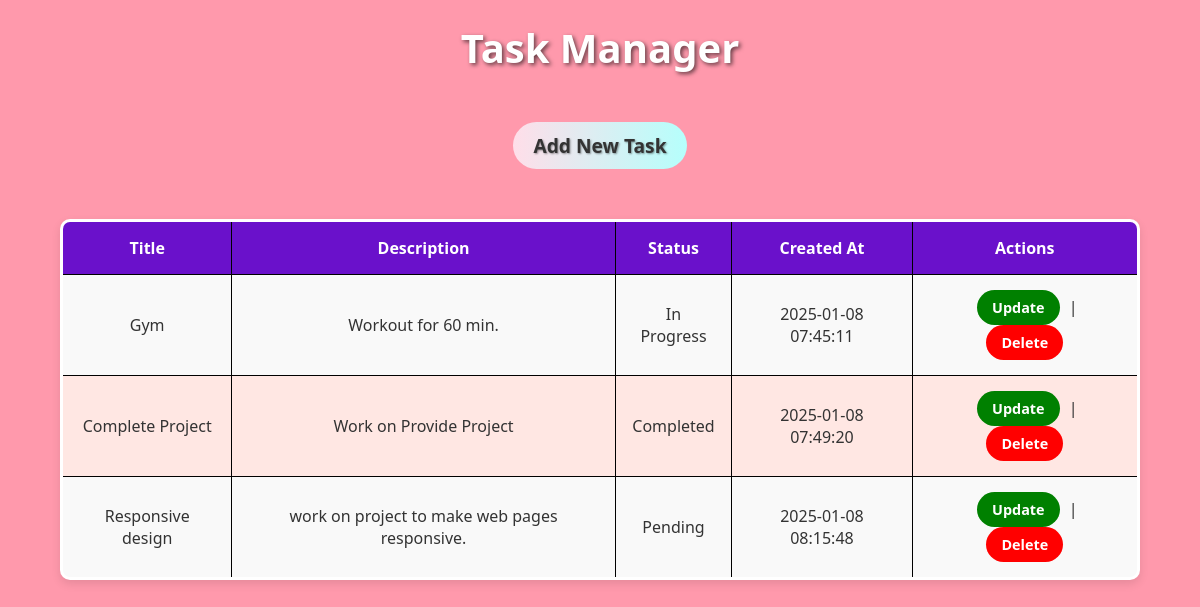
The page /Task_Manager/index.php on the database its author committed.
### tables this page shows
CREATE TABLE `tasks` (
  `id` int(11) NOT NULL,
  `title` varchar(255) NOT NULL,
  `description` text DEFAULT NULL,
  `status` enum('Pending','In Progress','Completed') DEFAULT 'Pending',
  `created_at` timestamp NOT NULL DEFAULT current_timestamp()
);

### Task_Manager/index.php (the view, shortened to what this page needs)
<?php include 'config.php'; ?>
<!DOCTYPE html>
<html lang="en">
<head>
    <link rel="stylesheet" type="" href="style.css" />
</head>
<body>
    <h1>Task Manager</h1>
    <a href="add_task.html">Add New Task</a>
    <table border="3">
        <tr >
            <th>Title</th>
            <th>Description</th>
            <th>Status</th>
            <th>Created At</th>
            <th>Actions</th>
        </tr>
        <?php
        $query = "SELECT * FROM tasks";
        $result = $conn->query($query);
        if ($result->num_rows > 0) {
            while ($row = $result->fetch_assoc()) {
                echo "<tr>
                    <td>" . htmlspecialchars($row['title']) . "</td>
                    <td>" . htmlspecialchars($row['description']) . "</td>
                    <td>" . htmlspecialchars($row['status']) . "</td>
                    <td>" . htmlspecialchars($row['created_at']) . "</td>
                    <td>
                        <a href='update_task.php?id=" . $row['id'] . "'>Update</a> |
                        <a href='delete_task.php?id=" . $row['id'] . "'>Delete</a>
                    </td>
                </tr>";
            }
        } else {
            echo "<tr><td colspan='5'>No tasks found</td></tr>";
        }
        ?>
    </table>
</body>
</html>

### Task_Manager/style.css (style rules this page uses)
body { font-family: "Segoe UI", Tahoma, Geneva, Verdana, sans-serif; margin: 0; padding: 0; background-color: #ff99ac; color: #333; text-align: center; }
h1 { font-size: 2.5rem; color: #ffffff; text-shadow: 2px 2px 4px rgba(0, 0, 0, 0.6); margin-top: 20px; }
a { text-decoration: none; font-weight: bold; padding: 10px 20px; border-radius: 25px; background: linear-gradient(90deg, #ffdee9, #b5fffc); color: #333; display: inline-block; transition: all 0.3s ease; }
table { width: 90%; margin: 30px auto; border-collapse: collapse; background: #ffffff; box-shadow: 0 4px 10px rgba(0, 0, 0, 0.1); border-radius: 10px; overflow: hidden; }
th, td { padding: 15px; text-align: center; border: 1px solid black; font-size: 1rem; }
th { background-color: #6a11cb; color: #ffffff; font-weight: bold; }
tr:nth-child(even) { background: #f9f9f9; }
tr:nth-child(odd) { background: #ffe7e3; }
td a { padding: 8px 15px; margin: 0 5px; border-radius: 20px; font-size: 0.9rem; display: inline-block; color: #ffffff; font-weight: bold; transition: all 0.3s ease; }
td a:first-child { background: green; }
td a:last-child { background: red; }
a[href="add_task.html"] { margin: 20px auto; font-size: 1.2rem; font-weight: bold; text-shadow: 1px 1px 2px rgba(0, 0, 0, 0.4); }

### rows shown on the page
tasks: title "Gym", description "Workout for 60 min.", status "In Progress", created_at "2025-01-08 07:45:11"
tasks: title "Complete Project", description "Work on Provide Project", status "Completed", created_at "2025-01-08 07:49:20"
tasks: title "Responsive design", description "work on project to make web pages responsive.", status "Pending", created_at "2025-01-08 08:15:48"
